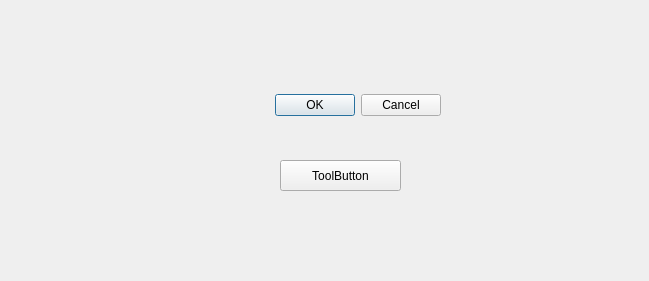
<?xml version="1.0" encoding="UTF-8"?>
<ui version="4.0">
 <class>Dialog</class>
 <widget class="QDialog" name="Dialog">
  <property name="geometry">
   <rect>
    <x>0</x>
    <y>0</y>
    <width>649</width>
    <height>281</height>
   </rect>
  </property>
  <property name="windowTitle">
   <string>Dialog</string>
  </property>
  <widget class="QDialogButtonBox" name="buttonBox">
   <property name="geometry">
    <rect>
     <x>90</x>
     <y>90</y>
     <width>351</width>
     <height>31</height>
    </rect>
   </property>
   <property name="orientation">
    <enum>Qt::Horizontal</enum>
   </property>
   <property name="standardButtons">
    <set>QDialogButtonBox::Cancel|QDialogButtonBox::Ok</set>
   </property>
  </widget>
  <widget class="QToolButton" name="toolButton">
   <property name="geometry">
    <rect>
     <x>280</x>
     <y>160</y>
     <width>121</width>
     <height>31</height>
    </rect>
   </property>
   <property name="text">
    <string>ToolButton</string>
   </property>
  </widget>
 </widget>
 <resources/>
 <connections>
  <connection>
   <sender>buttonBox</sender>
   <signal>accepted()</signal>
   <receiver>Dialog</receiver>
   <slot>accept()</slot>
   <hints>
    <hint type="sourcelabel">
     <x>248</x>
     <y>254</y>
    </hint>
    <hint type="destinationlabel">
     <x>157</x>
     <y>274</y>
    </hint>
   </hints>
  </connection>
  <connection>
   <sender>buttonBox</sender>
   <signal>rejected()</signal>
   <receiver>Dialog</receiver>
   <slot>reject()</slot>
   <hints>
    <hint type="sourcelabel">
     <x>316</x>
     <y>260</y>
    </hint>
    <hint type="destinationlabel">
     <x>286</x>
     <y>274</y>
    </hint>
   </hints>
  </connection>
 </connections>
</ui>
